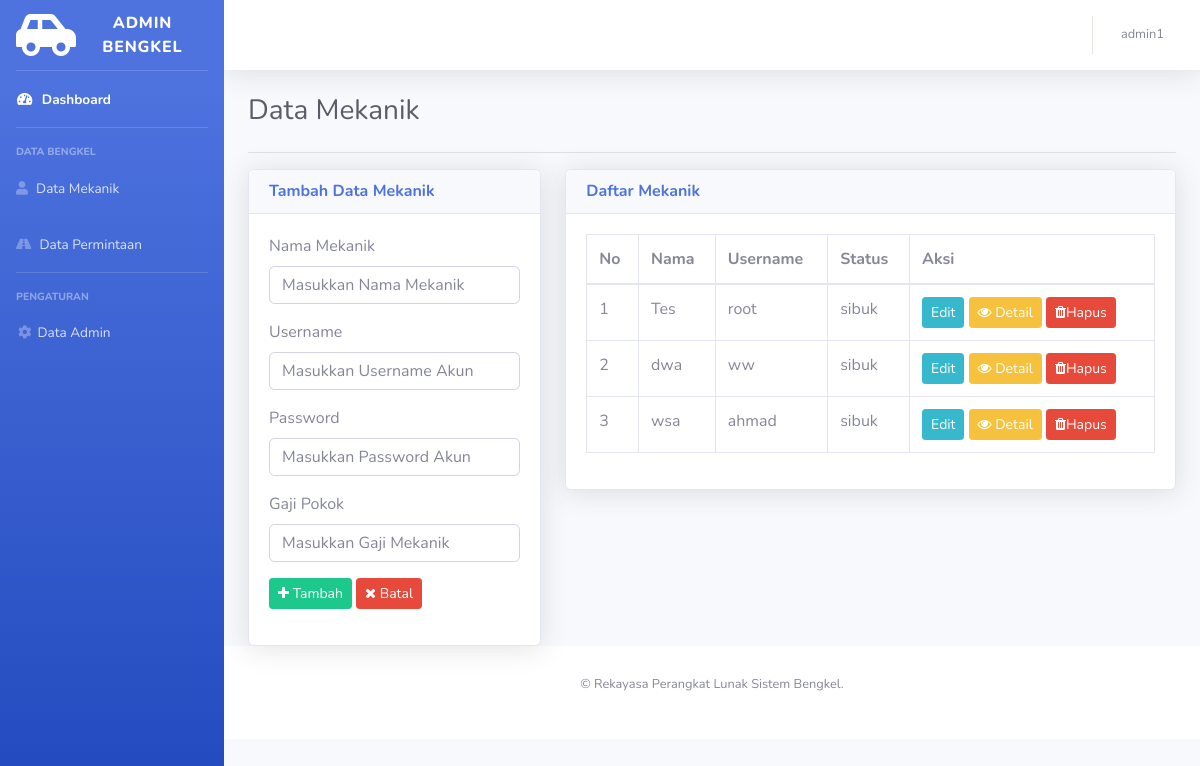
The page /page/admin/mekanik.php (signed in) on the database as committed earlier.
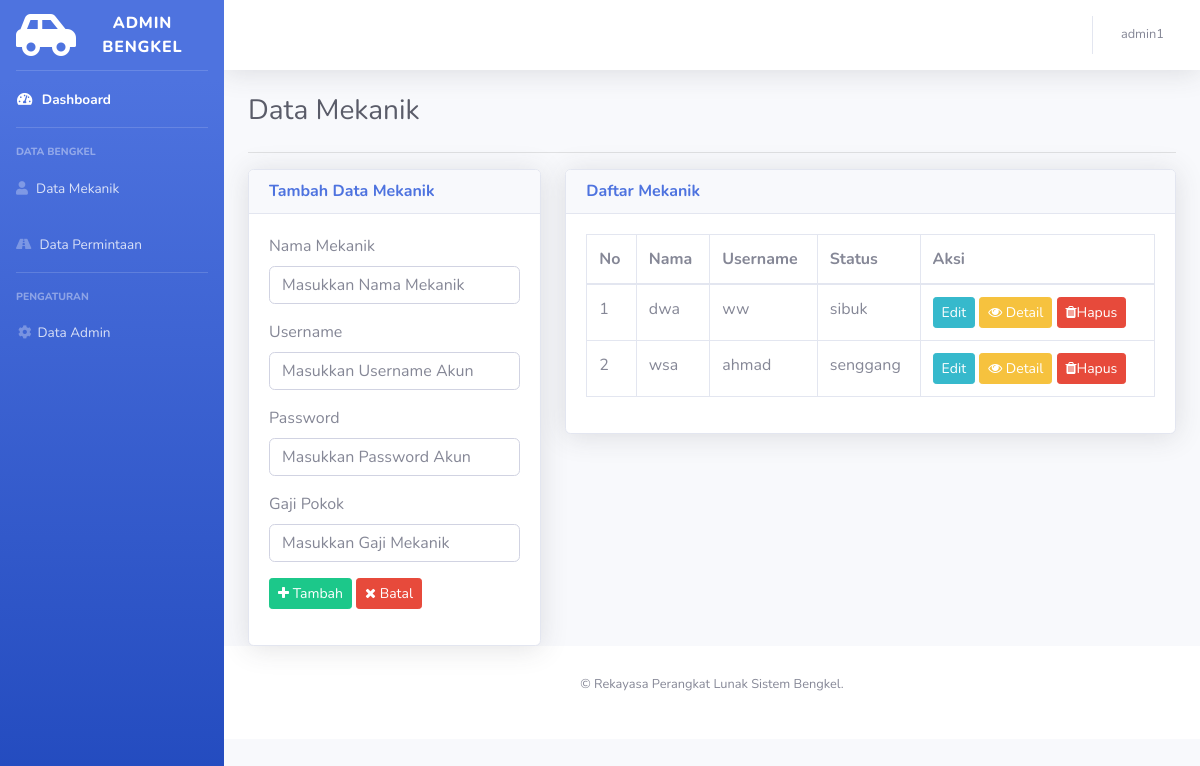
The same page on the database as committed later.
### tables this page shows
CREATE TABLE `mekanik` (
  `id` int(11) NOT NULL,
  `nama` varchar(255) NOT NULL,
  `username` varchar(255) NOT NULL,
  `password` varchar(255) NOT NULL,
  `gaji` int(255) NOT NULL DEFAULT 0,
  `bonus` int(255) NOT NULL DEFAULT 0,
  `status` varchar(255) NOT NULL DEFAULT 'senggang',
  `total_permintaan` int(11) NOT NULL DEFAULT 0
);

### page/admin/mekanik.php (the view, shortened to what the changed rows need)
<!DOCTYPE html>
<html lang="en">
<head>
    <link href="vendor/fontawesome-free/css/all.min.css" rel="stylesheet" type="text/css">
    <link href="../style/sb-admin-2.min.css" rel="stylesheet">
    <link rel="stylesheet" href="https://maxcdn.bootstrapcdn.com/font-awesome/4.4.0/css/font-awesome.min.css">
</head>
<body id="page-top">
    <div id="wrapper">
        <div id="content-wrapper" class="d-flex flex-column">
            <div id="content">
                <div class="container-fluid">
                    <div class="d-sm-flex align-items-center justify-content-between mb-4">
                        <h1 class="h3 mb-0 text-gray-800">Data Mekanik</h1>
                    </div>
                    <div class="row">
                        <div class="col-sm-8">
                            <div class="card shadow">
                                <div class="card-body">
                                    <?php
                                        include '../../core/koneksi.php';
                                        $query = "select * from mekanik";
                                        $result = $konek->query($query);
                                        $num_results = $result->num_rows;
                                        if($num_results > 0){
                                            echo "<table class='table table-bordered' id='dataTable' cellspacing='0'>";
                                            echo "<thead>";
                                            echo "<tr>";
                                                echo "<th>No</th>";
                                                echo "<th>Nama</th>";
                                                echo "<th>Username</th>";
                                                echo "<th>Status</th>";
                                                echo "<th>Aksi</th>";
                                            echo "</tr>";
                                            echo "</thead>";
                                            echo "<tbody>";
                                            $no = 1;
                                            while($row = $result->fetch_assoc()){
                                                extract($row);
                                    ?>
                                            <tr>
                                                <td><?php echo $no++; ?></td>
                                                <td><?php echo $row['nama']; ?></td>
                                                <td><?php echo $row['username']; ?></td>
                                                <td><?php echo $row['status']; ?></td>
                                                <td>
                                                    <a href='editMekanik.php?id=<?php echo $row['id']; ?>' class='btn btn-sm btn-info'><i class='fa'></i>Edit</a>
                                                    <a href='detailMekanik.php?id=<?php echo $row['id']; ?>' class='btn btn-sm btn-warning'><i class='fa fa-eye'></i> Detail</a>
                                                    <a href='../../core/hapusMekanik.php?id=<?php echo $row['id']; ?>' class='btn btn-sm btn-danger' onclick="return confirm('apakah anda yakin?')"><i class='fa fa-trash'></i>Hapus</a>
                                                </td>
                                            </tr>
                                            <?php
                                            }
                                            ?>
                                            </tbody>
                                            </table>
                                    <?php
                                        }
                                    ?>
                                </div>
                            </div>
                        </div>
				</div>
            </div>
        </div>
    </div>
</body>
</html>

Rows that differ between the two databases and show on the page:
removed mekanik: nama "Tes", username "root", status "sibuk"
changed mekanik "wsa": status "sibuk" → "senggang"
